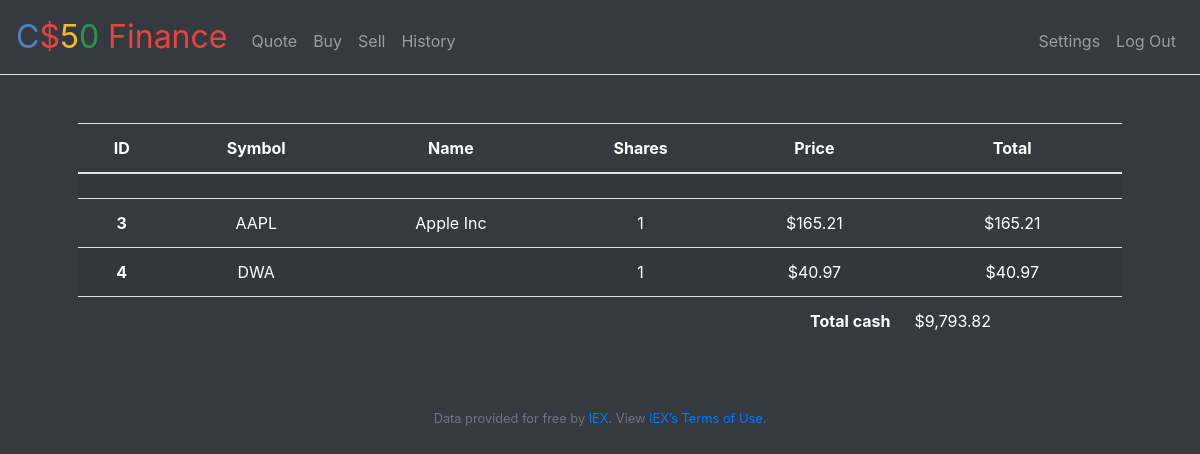
/ (signed in), run on the app's committed database.
### tables this page shows
CREATE TABLE 'MarketShares' (id INTEGER, symbol TEXT NOT NULL, shares NUMERIC NOT NULL, price CASH NOT NULL, 'idUser'  INTEGER NOT NULL  , 'companyName' TEXT, PRIMARY KEY(id));

CREATE TABLE 'users' (id INTEGER, username TEXT NOT NULL, hash TEXT NOT NULL, cash NUMERIC NOT NULL DEFAULT 10000.00, 'twofa'  VARCHAR(255) null , PRIMARY KEY(id));

### app.py (the view)
@app.route("/")
@login_required
def index():
    rows = db.execute(SQLQuery.getSQLConsultMarketShares(), session["user_id"])
    marketSharesList = [{}]
    for marketShares in rows:
        stock = {}
        stock["ID"] = marketShares["id"]
        stock["SYMBOL"] = marketShares["symbol"]
        stock["COMPANY_NAME"] = marketShares["companyName"]
        shares = marketShares["shares"]
        stock["SHARES"] = shares
        price = marketShares["price"]
        stock["PRICE"] = usd(price)
        stock["TOTAL"] = usd(price * shares)
        marketSharesList.append(stock)
    return render_template("portfolio.html", marketSharesList=marketSharesList, cash=getUserCash())

### SQL.py (called while the page is built)
def getSQLUserCash():
    return ("SELECT CASH " +
            "  FROM USERS " +
            " WHERE USERS.ID = ?")

def getSQLConsultMarketShares():
    return ("SELECT * " +
            "  FROM MARKETSHARES " +
            " WHERE MARKETSHARES.IDUSER = ?")

### app.py (called while the page is built)
@app.after_request
def after_request(response):
    response.headers["Cache-Control"] = "no-cache, no-store, must-revalidate"
    response.headers["Expires"] = 0
    response.headers["Pragma"] = "no-cache"
    return response

def getUserCash():
    userCash = db.execute(SQLQuery.getSQLUserCash(), session["user_id"])
    return float(userCash[0]["cash"])

### helpers.py (called while the page is built)
def login_required(f):
    @wraps(f)
    def decorated_function(*args, **kwargs):
        if session.get("user_id") is None:
            return redirect("/login")
        return f(*args, **kwargs)
    return decorated_function

def usd(value):
    return f"${value:,.2f}"

### templates/portfolio.html
{% extends "layout.html" %} {% block title %} My stock market shares {% endblock %} {% block main %}
<table class="table table-striped">
  <thead>
    <tr>
      <th scope="col">ID</th>
      <th scope="col">Symbol</th>
      <th scope="col">Name</th>
      <th scope="col">Shares</th>
      <th scope="col">Price</th>
      <th scope="col">Total</th>
    </tr>
  </thead>
  <tbody>
    {% for marketShares in marketSharesList %}
    <tr>
      <th scope="row">{{ marketShares["ID"] }}</th>
      <td>{{ marketShares["SYMBOL"] }}</td>
      <td>{{ marketShares["COMPANY_NAME"] }}</td>
      <td>{{ marketShares["SHARES"] }}</td>
      <td>{{ marketShares["PRICE"] }}</td>
      <td>{{ marketShares["TOTAL"] }}</td>
    </tr>
    {% endfor %}
  </tbody>
  <tfoot class="table-total">
    <th colspan="5" scope="row">Total cash</th>
    <td colspan="6">{{ cash | usd }}</td>
  </tfoot>
</table>
{% endblock %}

### static/styles.css (style rules this page uses)
* { color: white; }
.table-total td { text-align: left; }
.table-total th { text-align: right; }

### data on the page
MarketShares: ID "3", SYMBOL "AAPL", COMPANY_NAME "Apple Inc", SHARES "1", PRICE "$165.21", TOTAL "$165.21"
MarketShares: ID "4", SYMBOL "DWA", SHARES "1", PRICE "$40.97", TOTAL "$40.97"
users: cash "$9,793.82"
